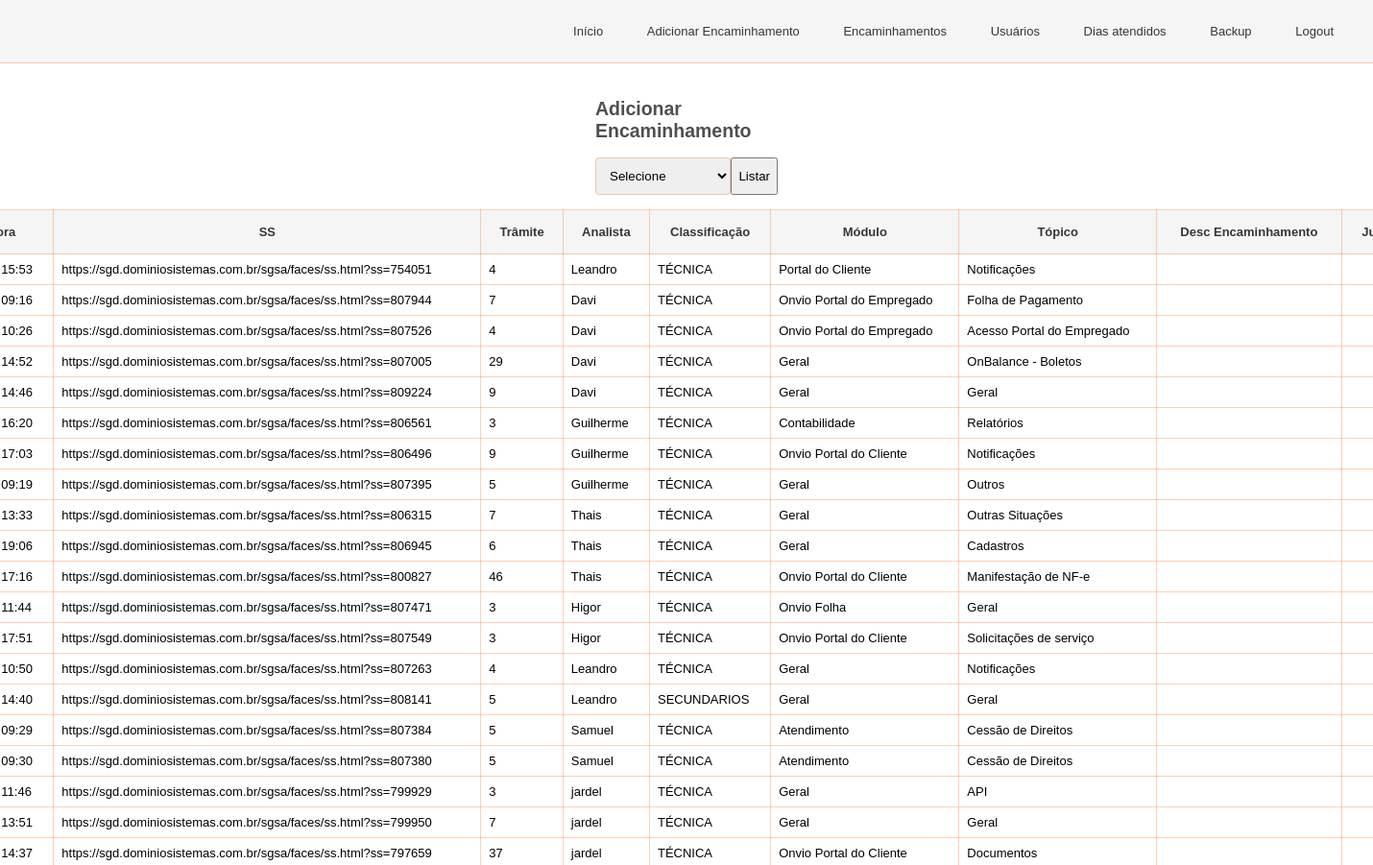
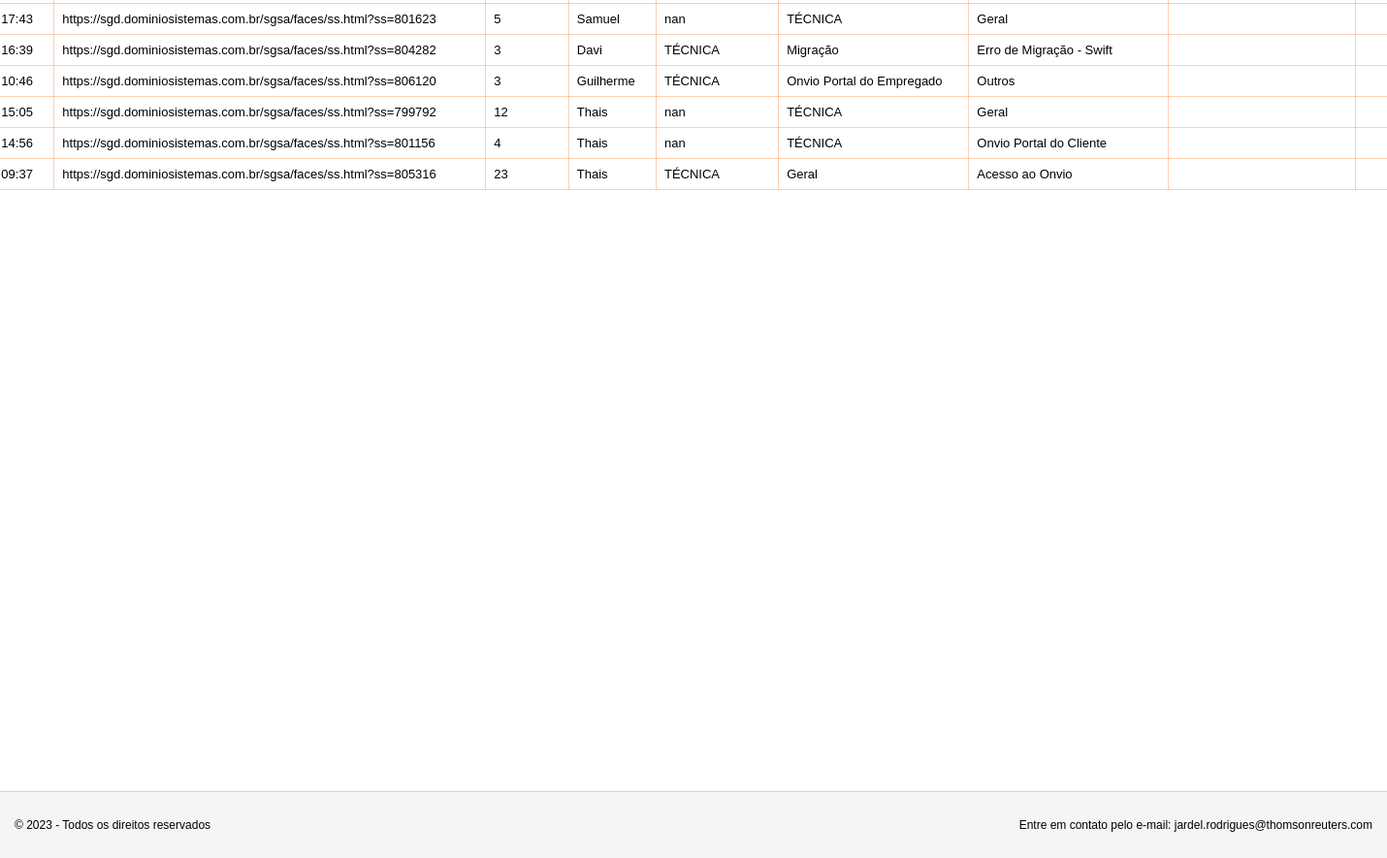
The app's page /listar_encaminhamentos/ (signed in) with its own data (2 pictures, top to bottom).
### encaminhamentos/models.py (models this page shows, shortened)
class Encaminhamento(models.Model):
    datahora = models.DateTimeField(blank=False, default=datetime.today())
    link = models.CharField(max_length=256, blank=False)
    tramite = models.IntegerField(null=False)
    analista = models.ForeignKey(User, on_delete=models.CASCADE)
    classificacao = models.CharField(max_length=256, blank=False)
    modulo = models.CharField(max_length=256, blank=False)
    topico = models.CharField(max_length=256, blank=False)

### encaminhamentos/views.py (the view)
# urls.py: path("listar_encaminhamentos/", listar_encaminhamentos, name="listar_encaminhamentos"),
@login_required
def listar_encaminhamentos(request):
    tipo_encaminhamento = request.POST.get('tipo_encaminhamento')
    if not tipo_encaminhamento or tipo_encaminhamento == 'encaminhamentos':
        query = Encaminhamento.objects.all()
        context = {'encaminhamentos' : query}
        return render(request=request, template_name="encaminhamentos/listar_encaminhamentos.html", context=context)
    elif tipo_encaminhamento == 'encaminhamentos-incorretos':
        query = EncaminhamentoIncorreto.objects.filter(validado=True)
        context = {'encaminhamentos' : query}
        return render(request=request, template_name="encaminhamentos/listar_encaminhamentos.html", context=context)
    else:
        query = EncaminhamentoIncorreto.objects.filter(validado=False)
        context = {'encaminhamentos' : query}
        return render(request=request, template_name="encaminhamentos/listar_encaminhamentos.html", context=context)

### encaminhamentos/templates/encaminhamentos/listar_encaminhamentos.html (shortened to what this page needs)
<!DOCTYPE html>
<html lang="en">
<head>
</head>
<body>
    <header>
        <nav>
            <ul>
                <li><a href="/">Início</a></li>
                <li><a href="/adicionar_encaminhamentos">Adicionar Encaminhamento</a></li>
                <li><a href="/listar_encaminhamentos">Encaminhamentos</a></li>
                <li><a href="/listar_usuarios">Usuários</a></li>
                <li><a href="/dias_atendidos">Dias atendidos</a></li>
                <li><a href="/backup">Backup</a></li>
                <li><a href="/logout">Logout</a></li>
            </ul>
        </nav>
    </header>
    <div class="content">
        <h2>Adicionar Encaminhamento</h2>
        <form method="post">
            <div class="tipo-encaminhamento">
                <select name="tipo_encaminhamento">
                    <option value="">Selecione</option>
                </select>
                <button type="submit">Listar</button>
             </div>
        </form>
        <table class="tabela-encaminhamentos">
            <tr>
                <th>Data/Hora</th>
                <th>SS</th>
                <th>Trâmite</th>
                <th>Analista</th>
                <th>Classificação</th>
                <th>Módulo</th>
                <th>Tópico</th>
                <th>Desc Encaminhamento</th>
                <th>Justificativa</th>
            </tr>
            {% for encaminhamento in encaminhamentos %}
            <tr>
                <td>{{ encaminhamento.datahora|date:"Y-m-d" }} / {{ encaminhamento.datahora|time:"H:i" }}</td>
                <td>{{encaminhamento.link}}</td>
                <td>{{encaminhamento.tramite}}</td>
                <td>{{encaminhamento.analista}}</td>
                <td>{{encaminhamento.classificacao}}</td>
                <td>{{encaminhamento.modulo}}</td>
                <td>{{encaminhamento.topico}}</td>
                <td>{{encaminhamento.desc_encaminhamento}}</td>
                <td>{{encaminhamento.justificativa}}</td>
            </tr>
            {% endfor %}
        </table>
    </div>
    <footer class="footer">
        <p>&copy; 2023 - Todos os direitos reservados</p>
        <p>Entre em contato pelo e-mail: jardel.rodrigues@thomsonreuters.com</p>
    </footer>
</body>
</html>

### encaminhamentos/templates/encaminhamentos/listar_encaminhamentos.html (style rules this page uses)
header { background-color: #F5F5F5; padding: 12px 20px; font-size: 13px; border-bottom: 1px solid rgba(252,100,4, 0.3); }
nav li { display: inline; margin: -2px; padding: 22px; border: 1px solid transparent; }
nav ul { text-align: right; }
a { color: #363636; text-decoration: none; }
body { font-family: Helvetica, sans-serif; background-color: #FFFFFF; font-size: 13px; margin: 0; padding: 0; min-height: 100vh; display: flex; flex-direction: column; }
.content { padding: 0 600px 600px 600px; margin: 20px; display: flex; flex-direction: column; align-items: center; }
h2 { color: #4F4F4F; }
input, select, textarea { width: 100%; padding: 10px; border: 1px solid rgba(252,100,4, 0.3); border-radius: 4px; }
footer { background-color: #F5F5F5; font-size: 12px; border-top: 1px solid rgba(252, 100, 4, 0.3); position: flex; bottom: 0; left: 0; width: 100%; display: flex; justify-content: space-between; }
footer p { padding: 15px; }
.tipo-encaminhamento { display: flex; justify-content: space-between; }
.tabela-encaminhamentos { margin: 15px 0px 0px 0px; border-collapse: collapse; width: 200vh; }
.tabela-encaminhamentos td { border: 1px solid rgba(252, 100, 4, 0.3); padding: 8px; text-align: left; }
th { background-color: #F5F5F5; color: #363636; padding: 15px; border-collapse: collapse; border: 1px solid rgba(252, 100, 4, 0.3); }

### records on screen
Encaminhamento: datahora "15:53", link "https://sgd.dominiosistemas.com.br/sgsa/faces/ss.html?ss=754051", tramite "4", analista "Leandro", classificacao "TÉCNICA", modulo "Portal do Cliente", topico "Notificações"
Encaminhamento: datahora "09:16", link "https://sgd.dominiosistemas.com.br/sgsa/faces/ss.html?ss=807944", tramite "7", analista "Davi", classificacao "TÉCNICA", modulo "Onvio Portal do Empregado", topico "Folha de Pagamento"
Encaminhamento: datahora "10:26", link "https://sgd.dominiosistemas.com.br/sgsa/faces/ss.html?ss=807526", tramite "4", analista "Davi", classificacao "TÉCNICA", modulo "Onvio Portal do Empregado", topico "Acesso Portal do Empregado"
Encaminhamento: datahora "14:52", link "https://sgd.dominiosistemas.com.br/sgsa/faces/ss.html?ss=807005", tramite "29", analista "Davi", classificacao "TÉCNICA", modulo "Geral", topico "OnBalance - Boletos"
Encaminhamento: datahora "14:46", link "https://sgd.dominiosistemas.com.br/sgsa/faces/ss.html?ss=809224", tramite "9", analista "Davi", classificacao "TÉCNICA", modulo "Geral", topico "Geral"
Encaminhamento: datahora "16:20", link "https://sgd.dominiosistemas.com.br/sgsa/faces/ss.html?ss=806561", tramite "3", analista "Guilherme", classificacao "TÉCNICA", modulo "Contabilidade", topico "Relatórios"
Encaminhamento: datahora "17:03", link "https://sgd.dominiosistemas.com.br/sgsa/faces/ss.html?ss=806496", tramite "9", analista "Guilherme", classificacao "TÉCNICA", modulo "Onvio Portal do Cliente", topico "Notificações"
Encaminhamento: datahora "09:19", link "https://sgd.dominiosistemas.com.br/sgsa/faces/ss.html?ss=807395", tramite "5", analista "Guilherme", classificacao "TÉCNICA", modulo "Geral", topico "Outros"
Encaminhamento: datahora "13:33", link "https://sgd.dominiosistemas.com.br/sgsa/faces/ss.html?ss=806315", tramite "7", analista "Thais", classificacao "TÉCNICA", modulo "Geral", topico "Outras Situações"
Encaminhamento: datahora "19:06", link "https://sgd.dominiosistemas.com.br/sgsa/faces/ss.html?ss=806945", tramite "6", analista "Thais", classificacao "TÉCNICA", modulo "Geral", topico "Cadastros"
Encaminhamento: datahora "17:16", link "https://sgd.dominiosistemas.com.br/sgsa/faces/ss.html?ss=800827", tramite "46", analista "Thais", classificacao "TÉCNICA", modulo "Onvio Portal do Cliente", topico "Manifestação de NF-e"
Encaminhamento: datahora "11:44", link "https://sgd.dominiosistemas.com.br/sgsa/faces/ss.html?ss=807471", tramite "3", analista "Higor", classificacao "TÉCNICA", modulo "Onvio Folha", topico "Geral"
Encaminhamento: datahora "17:51", link "https://sgd.dominiosistemas.com.br/sgsa/faces/ss.html?ss=807549", tramite "3", analista "Higor", classificacao "TÉCNICA", modulo "Onvio Portal do Cliente", topico "Solicitações de serviço"
Encaminhamento: datahora "10:50", link "https://sgd.dominiosistemas.com.br/sgsa/faces/ss.html?ss=807263", tramite "4", analista "Leandro", classificacao "TÉCNICA", modulo "Geral", topico "Notificações"
Encaminhamento: datahora "14:40", link "https://sgd.dominiosistemas.com.br/sgsa/faces/ss.html?ss=808141", tramite "5", analista "Leandro", classificacao "SECUNDARIOS", modulo "Geral", topico "Geral"
Encaminhamento: datahora "09:29", link "https://sgd.dominiosistemas.com.br/sgsa/faces/ss.html?ss=807384", tramite "5", analista "Samuel", classificacao "TÉCNICA", modulo "Atendimento", topico "Cessão de Direitos"
Encaminhamento: datahora "09:30", link "https://sgd.dominiosistemas.com.br/sgsa/faces/ss.html?ss=807380", tramite "5", analista "Samuel", classificacao "TÉCNICA", modulo "Atendimento", topico "Cessão de Direitos"
Encaminhamento: datahora "11:46", link "https://sgd.dominiosistemas.com.br/sgsa/faces/ss.html?ss=799929", tramite "3", analista "jardel", classificacao "TÉCNICA", modulo "Geral", topico "API"
Encaminhamento: datahora "13:51", link "https://sgd.dominiosistemas.com.br/sgsa/faces/ss.html?ss=799950", tramite "7", analista "jardel", classificacao "TÉCNICA", modulo "Geral", topico "Geral"
Encaminhamento: datahora "14:37", link "https://sgd.dominiosistemas.com.br/sgsa/faces/ss.html?ss=797659", tramite "37", analista "jardel", classificacao "TÉCNICA", modulo "Onvio Portal do Cliente", topico "Documentos"
Encaminhamento: datahora "17:43", link "https://sgd.dominiosistemas.com.br/sgsa/faces/ss.html?ss=801623", tramite "5", analista "Samuel", classificacao "nan", modulo "TÉCNICA", topico "Geral"
Encaminhamento: datahora "16:39", link "https://sgd.dominiosistemas.com.br/sgsa/faces/ss.html?ss=804282", tramite "3", analista "Davi", classificacao "TÉCNICA", modulo "Migração", topico "Erro de Migração - Swift"
Encaminhamento: datahora "10:46", link "https://sgd.dominiosistemas.com.br/sgsa/faces/ss.html?ss=806120", tramite "3", analista "Guilherme", classificacao "TÉCNICA", modulo "Onvio Portal do Empregado", topico "Outros"
Encaminhamento: datahora "15:05", link "https://sgd.dominiosistemas.com.br/sgsa/faces/ss.html?ss=799792", tramite "12", analista "Thais", classificacao "nan", modulo "TÉCNICA", topico "Geral"
Encaminhamento: datahora "14:56", link "https://sgd.dominiosistemas.com.br/sgsa/faces/ss.html?ss=801156", tramite "4", analista "Thais", classificacao "nan", modulo "TÉCNICA", topico "Onvio Portal do Cliente"
Encaminhamento: datahora "09:37", link "https://sgd.dominiosistemas.com.br/sgsa/faces/ss.html?ss=805316", tramite "23", analista "Thais", classificacao "TÉCNICA", modulo "Geral", topico "Acesso ao Onvio"
